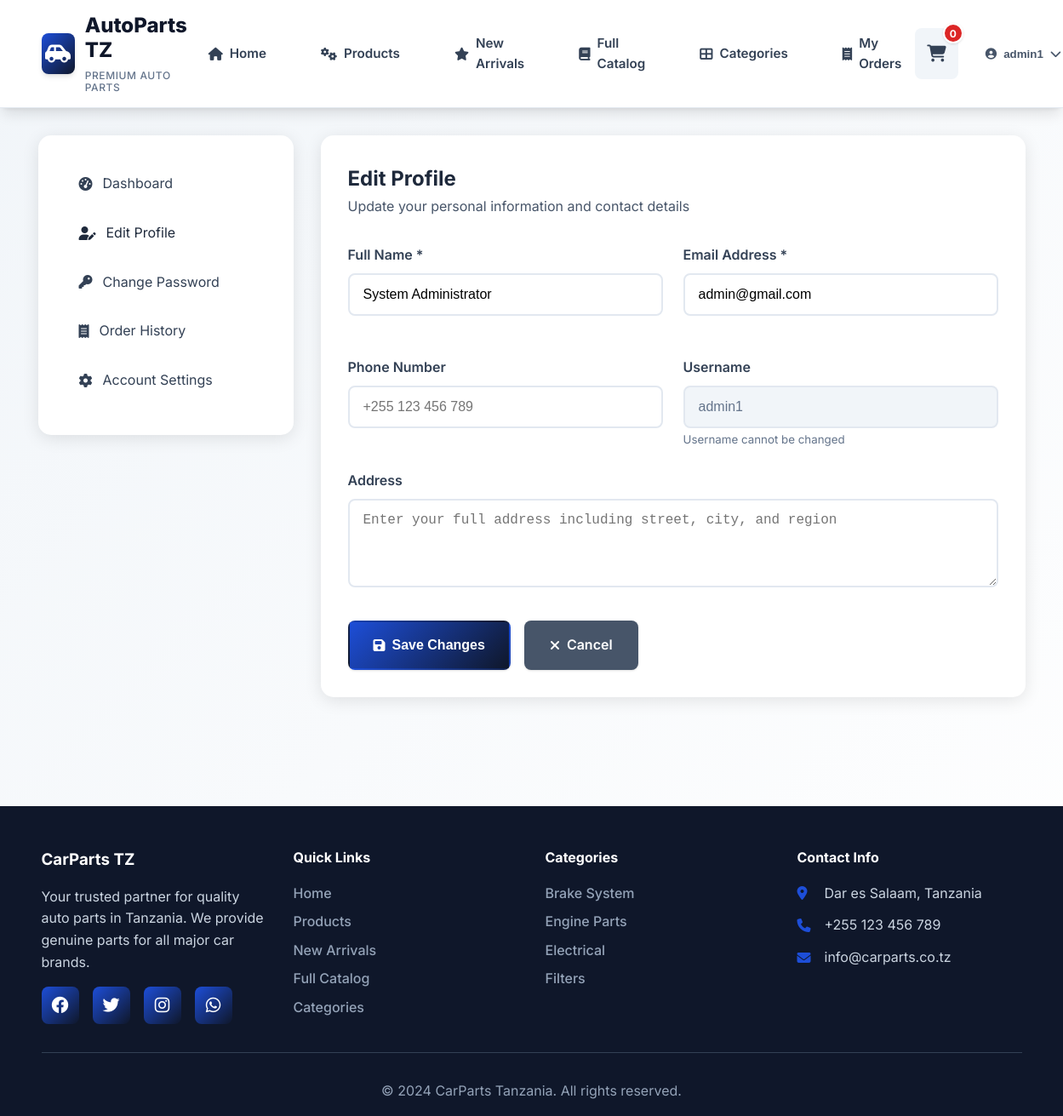
The app's page /edit_profile.php (signed in) with its own data.
### tables this page shows
CREATE TABLE `users` (
  `id` int(11) NOT NULL,
  `username` varchar(50) NOT NULL,
  `email` varchar(100) NOT NULL,
  `password` varchar(255) NOT NULL,
  `full_name` varchar(100) NOT NULL,
  `phone` varchar(20) DEFAULT NULL,
  `address` text DEFAULT NULL,
  `role` enum('customer','admin') DEFAULT 'customer',
  `created_at` timestamp NOT NULL DEFAULT current_timestamp()
);

### edit_profile.php (the view, shortened to what this page needs)
<?php
$database = new Database();
$db = $database->getConnection();
$query = "SELECT * FROM users WHERE id = ?";
$stmt = $db->prepare($query);
$stmt->execute([$_SESSION['user_id']]);
$user = $stmt->fetch(PDO::FETCH_ASSOC);
include 'includes/header.php';
?>
<main>
    <div class="account-container">
        <div class="account-grid">
            <div class="account-sidebar">
                <ul class="account-nav">
                    <li><a href="account.php"><i class="fas fa-tachometer-alt"></i> Dashboard</a></li>
                    <li><a href="edit_profile.php" class="active"><i class="fas fa-user-edit"></i> Edit Profile</a></li>
                    <li><a href="change_password.php"><i class="fas fa-key"></i> Change Password</a></li>
                    <li><a href="my_orders.php"><i class="fas fa-receipt"></i> Order History</a></li>
                    <li><a href="account_settings.php"><i class="fas fa-cog"></i> Account Settings</a></li>
                </ul>
            </div>
            <div class="account-content">
                <div style="margin-bottom: 2rem;">
                    <h2>Edit Profile</h2>
                    <p style="color: var(--gray-600);">Update your personal information and contact details</p>
                </div>
                <form method="POST">
                    <div style="display: grid; grid-template-columns: repeat(auto-fit, minmax(300px, 1fr)); gap: 1.5rem;">
                        <div class="form-group">
                            <label for="full_name">Full Name *</label>
                            <input type="text" id="full_name" name="full_name" class="form-control"
                                   value="<?php echo htmlspecialchars($user['full_name']); ?>" required>
                        </div>
                        <div class="form-group">
                            <label for="email">Email Address *</label>
                            <input type="email" id="email" name="email" class="form-control"
                                   value="<?php echo htmlspecialchars($user['email']); ?>" required>
                        </div>
                        <div class="form-group">
                            <label for="phone">Phone Number</label>
                            <input type="tel" id="phone" name="phone" class="form-control"
                                   value="<?php echo htmlspecialchars($user['phone'] ?: ''); ?>"
                                   placeholder="+255 123 456 789">
                        </div>
                        <div class="form-group">
                            <label>Username</label>
                            <input type="text" class="form-control" value="<?php echo htmlspecialchars($user['username']); ?>"
                                   disabled style="background: var(--gray-100); color: var(--gray-500);">
                            <small style="color: var(--gray-500);">Username cannot be changed</small>
                        </div>
                    </div>
                    <div class="form-group">
                        <label for="address">Address</label>
                        <textarea id="address" name="address" class="form-control" rows="4"
                                  placeholder="Enter your full address including street, city, and region"><?php echo htmlspecialchars($user['address'] ?: ''); ?></textarea>
                    </div>
                    <div style="display: flex; gap: 1rem; margin-top: 2rem;">
                        <button type="submit" class="btn btn-primary">
                            <i class="fas fa-save"></i> Save Changes
                        </button>
                        <a href="account.php" class="btn btn-secondary">
                            <i class="fas fa-times"></i> Cancel
                        </a>
                    </div>
                </form>
            </div>
        </div>
    </div>
</main>
<?php include 'includes/footer.php'; ?>

### assets/css/styles2.css (style rules this page uses)
* { margin: 0; padding: 0; box-sizing: border-box; }
:root { --primary-color: #1d4ed8; --primary-dark: #0f172a; --secondary-color: #f59e0b; --accent-color: #10b981; --danger-color: #dc2626; --warning-color: #facc15; --success-color: #22c55e; --info-color: #2563eb; --dark-color: #1e293b; --light-color: #f8fafc; --gray-100: #f1f5f9; --gray-200: #e2e8f0; --gray-300: #cbd5e1; --gray-400: #94a3b8; --gray-500: #64748b; --gray-600: #475569; --gray-700: #334155; --gray-800: #1e293b; --gray-900: #0f172a; --white: #ffffff; --shadow-sm: 0 1px 2px 0 rgb(0 0 0 / 0.05); --shadow: 0 1px 3px 0 rgb(0 0 0 / 0.1), 0 1px 2px -1px rgb(0 0 0 / 0.1); --shadow-md: 0 4px 6px -1px rgb(0 0 0 / 0.1), 0 2px 4px -2px rgb(0 0 0 / 0.1); --shadow-lg: 0 10px 15px -3px rgb(0 0 0 / 0.1), 0 4px 6px -4px rgb(0 0 0 / 0.1); --shadow-xl: 0 20px 25px -5px rgb(0 0 0 / 0.1), 0 8px 10px -6px rgb(0 0 0 / 0.1); --border-radius: 0.5rem; --border-radius-lg: 0.75rem; --border-radius-xl: 1rem; }
body { font-family: "Inter", "Segoe UI", Tahoma, Geneva, Verdana, sans-serif; line-height: 1.6; color: var(--gray-800); background: linear-gradient(135deg, var(--gray-100) 0%, var(--white) 100%); min-height: 100vh; }
.btn { padding: 0.875rem 1.75rem; border: none; border-radius: var(--border-radius); cursor: pointer; font-size: 1rem; font-weight: 600; text-decoration: none; display: inline-flex; align-items: center; justify-content: center; gap: 0.5rem; text-align: center; transition: all 0.3s ease; box-shadow: var(--shadow); border: 2px solid transparent; }
.btn-primary { background: linear-gradient(135deg, var(--primary-color), var(--primary-dark)); color: var(--white); }
.btn-secondary { background: var(--gray-600); color: var(--white); }
.form-group { margin-bottom: 1.5rem; }
.form-group label { display: block; margin-bottom: 0.5rem; font-weight: 600; color: var(--gray-700); }
.form-control { width: 100%; padding: 0.875rem 1rem; border: 2px solid var(--gray-200); border-radius: var(--border-radius); font-size: 1rem; background: var(--white); transition: all 0.3s ease; }
.account-container { max-width: 1200px; margin: 0 auto; padding: 2rem 20px; }
.account-grid { display: grid; grid-template-columns: 300px 1fr; gap: 2rem; margin-bottom: 2rem; }
.account-sidebar { background: white; border-radius: 15px; padding: 2rem; box-shadow: 0 4px 20px rgba(0, 0, 0, 0.1); height: fit-content; }
.account-nav { list-style: none; padding: 0; margin: 0; }
.account-nav li { margin-bottom: 0.5rem; }
.account-nav a { display: flex; align-items: center; gap: 0.75rem; padding: 0.75rem 1rem; color: var(--gray-700); text-decoration: none; border-radius: 10px; transition: all 0.3s ease; }
.account-nav a:hover, .account-nav a.active { background: var(--primary-50); color: var(--primary-600); }
.account-content { background: white; border-radius: 15px; padding: 2rem; box-shadow: 0 4px 20px rgba(0, 0, 0, 0.1); }

### records on screen
users: full_name "System Administrator", email "admin@gmail.com", username "admin1"

### other values on screen
getCartItemCount() "0"
$_SESSION['username'] "admin1"
